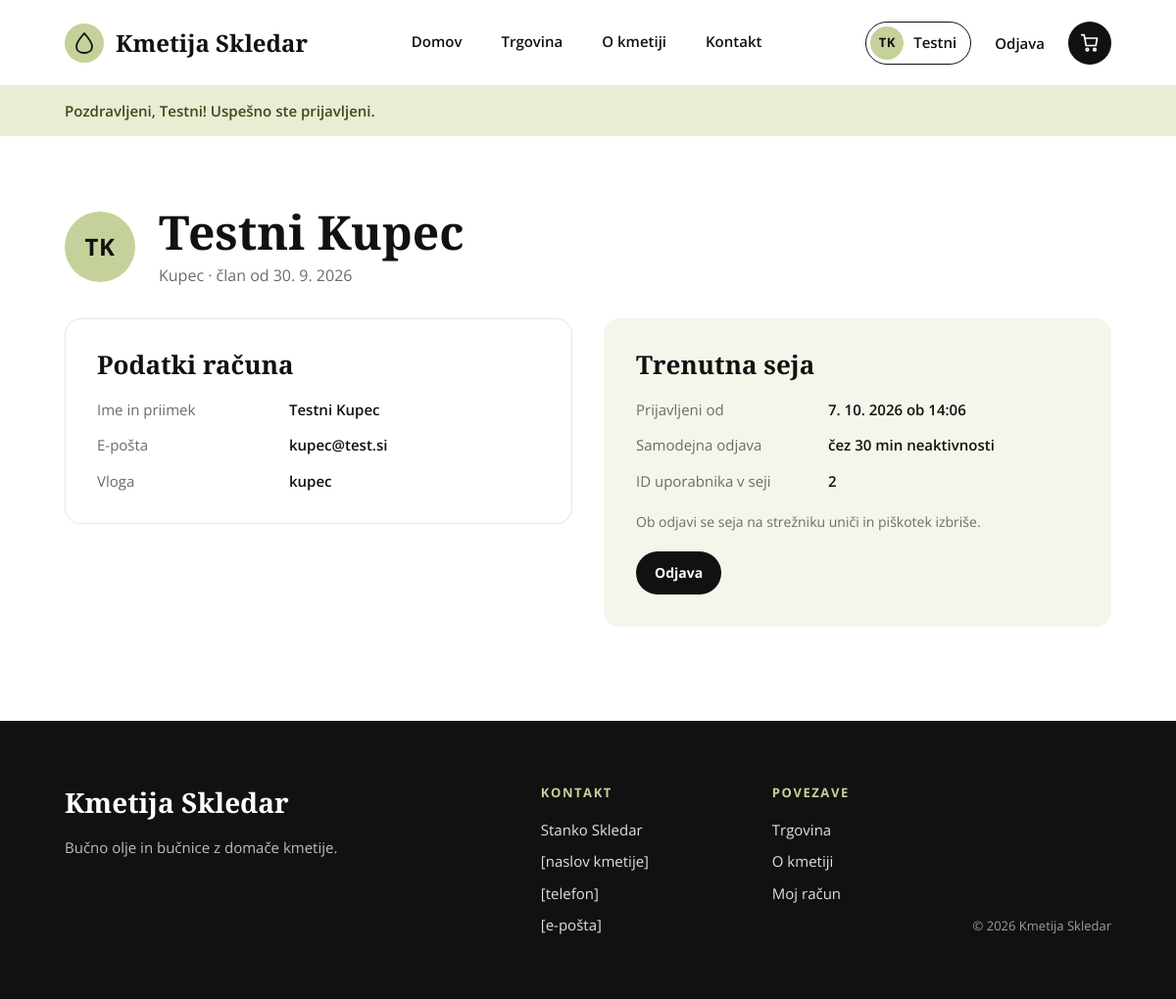
Page /moj-racun.php (signed in) on the committed database.
### tables this page shows
CREATE TABLE users (
    id_user        INT AUTO_INCREMENT PRIMARY KEY,
    id_role        INT NOT NULL DEFAULT 1,
    first_name     VARCHAR(50)  NOT NULL,
    last_name      VARCHAR(50)  NOT NULL,
    email          VARCHAR(100) NOT NULL UNIQUE,
    password_hash  VARCHAR(255) NOT NULL,
    phone          VARCHAR(20),
    address        VARCHAR(150),
    postal_code    VARCHAR(10),
    city           VARCHAR(50),
    created_at     DATETIME NOT NULL DEFAULT CURRENT_TIMESTAMP,
    FOREIGN KEY (id_role) REFERENCES roles(id_role)
);

CREATE TABLE roles (
    id_role   INT AUTO_INCREMENT PRIMARY KEY,
    name      VARCHAR(20) NOT NULL UNIQUE
);

### moj-racun.php (the view, shortened to what this page needs)
<?php
require_once __DIR__ . '/includes/auth.php';
$stmt = $pdo->prepare(
    'SELECT u.first_name, u.last_name, u.email, u.created_at, r.name AS role
     FROM users u JOIN roles r ON r.id_role = u.id_role WHERE u.id_user = ?'
);
$stmt->execute([current_user()['id']]);
$account = $stmt->fetch();
$activePage = 'racun';
require __DIR__ . '/includes/header.php';
$loginTime   = $_SESSION['login_time'] ?? time();
$minutesLeft = (int) ceil((SESSION_TIMEOUT - (time() - ($_SESSION['last_activity'] ?? time()))) / 60);
?>
<main class="account">
    <div class="account-head reveal">
        <span class="avatar" aria-hidden="true"><?= e(mb_substr($account['first_name'], 0, 1) . mb_substr($account['last_name'], 0, 1)) ?></span>
        <div>
            <h1><?= e($account['first_name'] . ' ' . $account['last_name']) ?></h1>
            <p><?= $account['role'] === 'admin' ? 'Administrator' : 'Kupec' ?> · član od <?= date('j. n. Y', strtotime($account['created_at'])) ?></p>
        </div>
    </div>
    <section class="card reveal reveal-2">
        <h2>Podatki računa</h2>
        <dl class="details">
            <dt>Ime in priimek</dt><dd><?= e($account['first_name'] . ' ' . $account['last_name']) ?></dd>
            <dt>E-pošta</dt><dd><?= e($account['email']) ?></dd>
            <dt>Vloga</dt><dd><?= e($account['role']) ?></dd>
        </dl>
    </section>
    <section class="card card-tint reveal reveal-3">
        <h2>Trenutna seja</h2>
        <dl class="details">
            <dt>Prijavljeni od</dt><dd><?= date('j. n. Y \o\b H:i', $loginTime) ?></dd>
            <dt>Samodejna odjava</dt><dd>čez <?= $minutesLeft ?> min neaktivnosti</dd>
            <dt>ID uporabnika v seji</dt><dd><?= (int) $_SESSION['user']['id'] ?></dd>
        </dl>
        <p class="card-note">Ob odjavi se seja na strežniku uniči in piškotek izbriše.</p>
        <?= logout_button('btn btn-black btn-sm') ?>
    </section>
</main>
<?php require __DIR__ . '/includes/footer.php'; ?>

### includes/header.php (shortened to what this page needs)
<?php
require_once __DIR__ . '/auth.php';
require_once __DIR__ . '/ikone.php';
$user = current_user();
$activePage = $activePage ?? '';
$cartCount = array_sum($_SESSION['cart'] ?? []);
?>
<!DOCTYPE html>
<html lang="sl">
<head>
    <link rel="stylesheet" href="<?= url('assets/css/style.css') ?>">
</head>
<body>
<header class="site-header">
    <a href="<?= url('index.php') ?>" class="logo"><?= logo_mark() ?><span>Kmetija Skledar</span></a>
    <nav class="main-nav" aria-label="Glavni meni">
        <a href="<?= url('index.php') ?>" <?= $activePage === 'domov' ? 'aria-current="page"' : '' ?>>Domov</a>
        <a href="<?= url('trgovina.php') ?>" <?= $activePage === 'trgovina' ? 'aria-current="page"' : '' ?>>Trgovina</a>
        <a href="<?= url('index.php#o-kmetiji') ?>">O kmetiji</a>
        <a href="<?= url('index.php#kontakt') ?>">Kontakt</a>
    </nav>
    <div class="header-actions">
        <?php if ($user):  ?>
            <a href="<?= url('moj-racun.php') ?>" class="user-chip" <?= $activePage === 'racun' ? 'aria-current="page"' : '' ?>>
                <span class="avatar" aria-hidden="true"><?= e(mb_substr($user['first_name'], 0, 1) . mb_substr($user['last_name'], 0, 1)) ?></span>
                <span class="greeting"><?= e($user['first_name']) ?></span>
            </a>
            <?= logout_button() ?>
        <?php else:  ?>
            <a href="<?= url('prijava.php') ?>">Prijava</a>
            <a href="<?= url('registracija.php') ?>" class="btn btn-green btn-sm">Registracija</a>
        <?php endif; ?>
        <a href="<?= url('kosarica.php') ?>" class="cart-btn" <?= $activePage === 'kosarica' ? 'aria-current="page"' : '' ?> aria-label="Košarica, izdelkov: <?= $cartCount ?>">
            <svg width="20" height="20" viewBox="0 0 24 24" fill="none" stroke="#fff" stroke-width="2" stroke-linecap="round" stroke-linejoin="round" aria-hidden="true"><path d="M6 6H21L19.5 15H7.5Z"/><path d="M6 6L5 2H2"/><circle cx="9" cy="20" r="1.5"/><circle cx="18" cy="20" r="1.5"/></svg>
        </a>
    </div>
</header>
<?php if ($flash = get_flash()): ?>
    <div class="flash flash-<?= e($flash['type']) ?>" role="status"><?= e($flash['message']) ?></div>
<?php endif; ?>

### assets/css/style.css (style rules this page uses)
:root { --black: #111111; --white: #ffffff; --green: #C5D19A; --green-dark: #7F8F4A; --green-tint: #F4F6EC; --green-tint-2: #E4E9CF; --line: #E5E5E5; --line-strong: #CFCFCF; --text-2: #444444; --muted: #6B6B6B; --error: #A12622; --error-bg: #FBEAEA; --ok-text: #3E4A1C; --ok-bg: #E8EDD3; --radius: 12px; --pill: 999px; --serif: 'Playfair Display', Georgia, serif; --sans: 'Open Sans', system-ui, sans-serif; --pad-x: clamp(20px, 5.5vw, 80px); }
*, *::before, *::after { box-sizing: border-box; }
body { margin: 0; font-family: var(--sans); color: var(--black); background: var(--white); line-height: 1.5; -webkit-font-smoothing: antialiased; }
a { color: var(--black); text-decoration: none; }
img, svg { display: block; }
h1, h2, h3 { font-family: var(--serif); font-weight: 700; line-height: 1.1; margin: 0; }
.site-header { height: 88px; padding: 0 var(--pad-x); display: flex; align-items: center; justify-content: space-between; gap: 24px; border-bottom: 1px solid var(--line); background: var(--white); }
.logo { display: flex; align-items: center; gap: 12px; font: 700 24px var(--serif); white-space: nowrap; }
.main-nav { display: flex; gap: 40px; font-size: 15px; font-weight: 600; }
.main-nav a { padding: 8px 0; border-bottom: 2px solid transparent; }
.header-actions { display: flex; align-items: center; gap: 24px; font-size: 15px; font-weight: 600; }
.greeting { color: var(--black); font-weight: 600; }
.user-chip { display: flex; align-items: center; gap: 10px; padding: 4px 14px 4px 4px; border-radius: var(--pill); border: 1.5px solid var(--line); }
.user-chip:hover, .user-chip[aria-current="page"] { border-color: var(--black); color: var(--black); }
.avatar { width: 34px; height: 34px; border-radius: 50%; background: var(--green); color: var(--black); display: flex; align-items: center; justify-content: center; font-size: 13px; font-weight: 700; letter-spacing: .02em; }
.account { padding: 72px var(--pad-x) 96px; display: grid; grid-template-columns: minmax(0, 1fr) minmax(0, 1fr); gap: 32px; align-items: start; }
.account-head { grid-column: 1 / -1; display: flex; align-items: center; gap: 24px; }
.account-head .avatar { width: 72px; height: 72px; font-size: 24px; }
.account-head h1 { font-size: clamp(36px, 4vw, 52px); }
.account-head p { margin: 6px 0 0; color: var(--muted); }
.card { border: 1px solid var(--line); border-radius: 16px; padding: 32px; display: flex; flex-direction: column; gap: 20px; }
.card h2 { font-size: 26px; }
.card-note { margin: 0; font-size: 14px; color: var(--muted); }
dl.details { margin: 0; display: grid; grid-template-columns: 180px minmax(0, 1fr); gap: 14px 16px; font-size: 15px; }
dl.details dt { color: var(--muted); }
dl.details dd { margin: 0; font-weight: 600; word-break: break-all; }
.card-tint { background: var(--green-tint); border-color: transparent; }
.cart-btn { position: relative; width: 44px; height: 44px; border-radius: 50%; background: var(--black); display: flex; align-items: center; justify-content: center; }
.flash { padding: 14px var(--pad-x); font-weight: 600; font-size: 15px; }
.flash-success { background: var(--ok-bg); color: var(--ok-text); }
@media (prefers-reduced-motion: no-preference) { .reveal { animation: reveal .6s cubic-bezier(.2, .7, .2, 1) both; } }
@media (prefers-reduced-motion: no-preference) { .reveal-2 { animation-delay: .08s; } }
@media (prefers-reduced-motion: no-preference) { .reveal-3 { animation-delay: .16s; } }

### rows in the picture
users: first_name+last_name "TK", first_name "Testni", first_name+last_name "Testni Kupec", created_at "30. 9. 2026", email "kupec@test.si", id_role.name "kupec"

### other values in the picture
$flash['message'] "Pozdravljeni, Testni! Uspešno ste prijavljeni."
$minutesLeft "30"
$_SESSION['user']['id'] "2"
